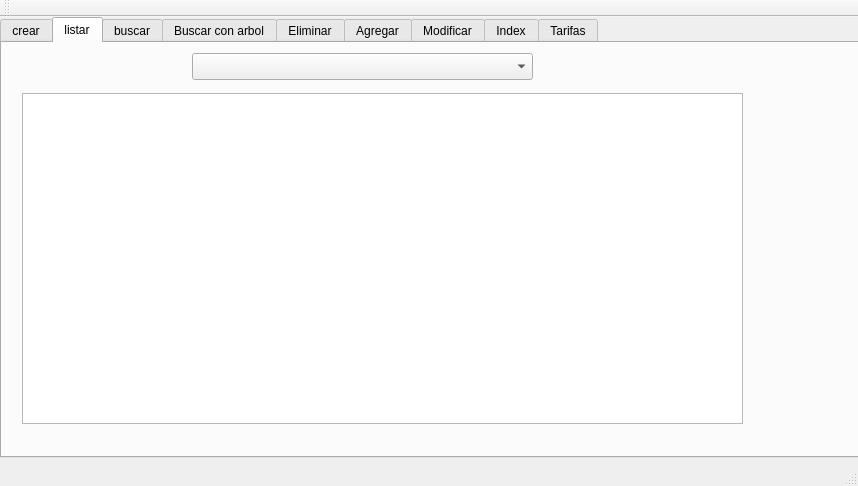
<?xml version="1.0" encoding="UTF-8"?>
<ui version="4.0">
 <class>menu</class>
 <widget class="QMainWindow" name="menu">
  <property name="geometry">
   <rect>
    <x>0</x>
    <y>0</y>
    <width>858</width>
    <height>486</height>
   </rect>
  </property>
  <property name="windowTitle">
   <string>menu</string>
  </property>
  <widget class="QWidget" name="centralWidget">
   <widget class="QTabWidget" name="tabWidget">
    <property name="geometry">
     <rect>
      <x>0</x>
      <y>0</y>
      <width>981</width>
      <height>441</height>
     </rect>
    </property>
    <property name="currentIndex">
     <number>1</number>
    </property>
    <widget class="QWidget" name="tab">
     <attribute name="title">
      <string>crear</string>
     </attribute>
     <widget class="QPushButton" name="bt_crear">
      <property name="geometry">
       <rect>
        <x>330</x>
        <y>170</y>
        <width>99</width>
        <height>27</height>
       </rect>
      </property>
      <property name="text">
       <string>Crear</string>
      </property>
     </widget>
    </widget>
    <widget class="QWidget" name="tab_2">
     <attribute name="title">
      <string>listar</string>
     </attribute>
     <widget class="QComboBox" name="Comboilistar">
      <property name="geometry">
       <rect>
        <x>190</x>
        <y>10</y>
        <width>341</width>
        <height>27</height>
       </rect>
      </property>
     </widget>
     <widget class="QTextEdit" name="edis_listar">
      <property name="geometry">
       <rect>
        <x>20</x>
        <y>50</y>
        <width>721</width>
        <height>331</height>
       </rect>
      </property>
     </widget>
    </widget>
    <widget class="QWidget" name="tab_3">
     <attribute name="title">
      <string>buscar</string>
     </attribute>
     <widget class="QTabWidget" name="tabWidget_3">
      <property name="geometry">
       <rect>
        <x>30</x>
        <y>20</y>
        <width>661</width>
        <height>381</height>
       </rect>
      </property>
      <property name="currentIndex">
       <number>1</number>
      </property>
      <widget class="QWidget" name="tab_12">
       <attribute name="title">
        <string>Con  Index</string>
       </attribute>
       <widget class="QTabWidget" name="tabWidget_5">
        <property name="geometry">
         <rect>
          <x>0</x>
          <y>10</y>
          <width>651</width>
          <height>301</height>
         </rect>
        </property>
        <property name="currentIndex">
         <number>2</number>
        </property>
        <widget class="QWidget" name="tab_13">
         <attribute name="title">
          <string>Ciudad</string>
         </attribute>
         <widget class="QLineEdit" name="txt_buscar_con_ciudad_2">
          <property name="geometry">
           <rect>
            <x>260</x>
            <y>60</y>
            <width>113</width>
            <height>27</height>
           </rect>
          </property>
         </widget>
         <widget class="QTextEdit" name="edid_buscar_con_Ciudad_2">
          <property name="geometry">
           <rect>
            <x>0</x>
            <y>110</y>
            <width>641</width>
            <height>111</height>
           </rect>
          </property>
         </widget>
         <widget class="QPushButton" name="bt_buscar_con_ciudad_2">
          <property name="geometry">
           <rect>
            <x>390</x>
            <y>60</y>
            <width>99</width>
            <height>27</height>
           </rect>
          </property>
          <property name="text">
           <string>Buscar -&gt;</string>
          </property>
         </widget>
         <widget class="QLabel" name="label_7">
          <property name="geometry">
           <rect>
            <x>96</x>
            <y>60</y>
            <width>121</width>
            <height>20</height>
           </rect>
          </property>
          <property name="text">
           <string>Ingrese codigo</string>
          </property>
         </widget>
        </widget>
        <widget class="QWidget" name="tab_14">
         <attribute name="title">
          <string>Cliente</string>
         </attribute>
         <widget class="QTextEdit" name="edid_buscar_con_cliente_2">
          <property name="geometry">
           <rect>
            <x>10</x>
            <y>80</y>
            <width>631</width>
            <height>111</height>
           </rect>
          </property>
         </widget>
         <widget class="QLineEdit" name="txt_buscar_con_cliente_2">
          <property name="geometry">
           <rect>
            <x>280</x>
            <y>30</y>
            <width>113</width>
            <height>27</height>
           </rect>
          </property>
         </widget>
         <widget class="QLabel" name="label_8">
          <property name="geometry">
           <rect>
            <x>160</x>
            <y>40</y>
            <width>67</width>
            <height>17</height>
           </rect>
          </property>
          <property name="text">
           <string>Ingrese id</string>
          </property>
         </widget>
         <widget class="QPushButton" name="bt_buscar_con_Cliente_2">
          <property name="geometry">
           <rect>
            <x>410</x>
            <y>30</y>
            <width>99</width>
            <height>27</height>
           </rect>
          </property>
          <property name="text">
           <string>Buscar -&gt;</string>
          </property>
         </widget>
        </widget>
        <widget class="QWidget" name="tab_15">
         <attribute name="title">
          <string>Lineas</string>
         </attribute>
         <widget class="QLineEdit" name="txt_buscar_con_linea_2">
          <property name="geometry">
           <rect>
            <x>310</x>
            <y>30</y>
            <width>113</width>
            <height>27</height>
           </rect>
          </property>
         </widget>
         <widget class="QTextEdit" name="edid_buscar_con_lineas_2">
          <property name="geometry">
           <rect>
            <x>10</x>
            <y>80</y>
            <width>631</width>
            <height>121</height>
           </rect>
          </property>
         </widget>
         <widget class="QLabel" name="label_9">
          <property name="geometry">
           <rect>
            <x>170</x>
            <y>40</y>
            <width>131</width>
            <height>17</height>
           </rect>
          </property>
          <property name="text">
           <string>Ingrese numero</string>
          </property>
         </widget>
         <widget class="QPushButton" name="bt_buscar_con_linea_2">
          <property name="geometry">
           <rect>
            <x>440</x>
            <y>30</y>
            <width>99</width>
            <height>27</height>
           </rect>
          </property>
          <property name="text">
           <string>Buscar</string>
          </property>
         </widget>
        </widget>
       </widget>
      </widget>
      <widget class="QWidget" name="tab_16">
       <attribute name="title">
        <string>Sin index</string>
       </attribute>
       <widget class="QTabWidget" name="tabWidget_6">
        <property name="geometry">
         <rect>
          <x>0</x>
          <y>0</y>
          <width>651</width>
          <height>341</height>
         </rect>
        </property>
        <property name="currentIndex">
         <number>1</number>
        </property>
        <widget class="QWidget" name="tab_17">
         <attribute name="title">
          <string>Ciudad</string>
         </attribute>
         <widget class="QLineEdit" name="txt_buscar_sin_ciudad_2">
          <property name="geometry">
           <rect>
            <x>270</x>
            <y>30</y>
            <width>113</width>
            <height>27</height>
           </rect>
          </property>
         </widget>
         <widget class="QLabel" name="label_10">
          <property name="geometry">
           <rect>
            <x>160</x>
            <y>40</y>
            <width>101</width>
            <height>17</height>
           </rect>
          </property>
          <property name="text">
           <string>Ingrese codigo</string>
          </property>
         </widget>
         <widget class="QPushButton" name="bt_buscar_sin_ciudad_2">
          <property name="geometry">
           <rect>
            <x>400</x>
            <y>30</y>
            <width>99</width>
            <height>27</height>
           </rect>
          </property>
          <property name="text">
           <string>Buscar -&gt;</string>
          </property>
         </widget>
         <widget class="QTextEdit" name="edid_buscar_sin_ciudad_2">
          <property name="geometry">
           <rect>
            <x>0</x>
            <y>70</y>
            <width>641</width>
            <height>101</height>
           </rect>
          </property>
         </widget>
        </widget>
        <widget class="QWidget" name="tab_18">
         <attribute name="title">
          <string>Cliente</string>
         </attribute>
         <widget class="QLineEdit" name="txt_buscar_sin_cliente_2">
          <property name="geometry">
           <rect>
            <x>270</x>
            <y>40</y>
            <width>113</width>
            <height>27</height>
           </rect>
          </property>
         </widget>
         <widget class="QLabel" name="label_11">
          <property name="geometry">
           <rect>
            <x>160</x>
            <y>40</y>
            <width>67</width>
            <height>17</height>
           </rect>
          </property>
          <property name="text">
           <string>Ingrese id</string>
          </property>
         </widget>
         <widget class="QPushButton" name="bt_buscar_sin_cliente_2">
          <property name="geometry">
           <rect>
            <x>400</x>
            <y>40</y>
            <width>99</width>
            <height>27</height>
           </rect>
          </property>
          <property name="text">
           <string>Buscar -&gt;</string>
          </property>
         </widget>
         <widget class="QTextEdit" name="edid_buscar_sin_cliente_2">
          <property name="geometry">
           <rect>
            <x>10</x>
            <y>90</y>
            <width>631</width>
            <height>141</height>
           </rect>
          </property>
         </widget>
        </widget>
        <widget class="QWidget" name="tab_19">
         <attribute name="title">
          <string>Linea</string>
         </attribute>
         <widget class="QLineEdit" name="txt_buscar_sin_linea_2">
          <property name="geometry">
           <rect>
            <x>280</x>
            <y>40</y>
            <width>113</width>
            <height>27</height>
           </rect>
          </property>
         </widget>
         <widget class="QTextEdit" name="edid_buscar_sin_linea_2">
          <property name="geometry">
           <rect>
            <x>10</x>
            <y>90</y>
            <width>631</width>
            <height>141</height>
           </rect>
          </property>
         </widget>
         <widget class="QLabel" name="label_12">
          <property name="geometry">
           <rect>
            <x>170</x>
            <y>50</y>
            <width>67</width>
            <height>17</height>
           </rect>
          </property>
          <property name="text">
           <string>Ingrese id</string>
          </property>
         </widget>
         <widget class="QPushButton" name="bt_buscar_sin_linea_2">
          <property name="geometry">
           <rect>
            <x>420</x>
            <y>40</y>
            <width>99</width>
            <height>27</height>
           </rect>
          </property>
          <property name="text">
           <string>Buscar -&gt;</string>
          </property>
         </widget>
        </widget>
       </widget>
      </widget>
     </widget>
    </widget>
    <widget class="QWidget" name="tab_20">
     <attribute name="title">
      <string>Buscar con arbol</string>
     </attribute>
     <widget class="QTabWidget" name="tabWidget_7">
      <property name="geometry">
       <rect>
        <x>20</x>
        <y>10</y>
        <width>721</width>
        <height>371</height>
       </rect>
      </property>
      <property name="currentIndex">
       <number>2</number>
      </property>
      <widget class="QWidget" name="tab_21">
       <attribute name="title">
        <string>ciudad</string>
       </attribute>
       <widget class="QLineEdit" name="txt_buscar_Ar_ciudad">
        <property name="geometry">
         <rect>
          <x>260</x>
          <y>40</y>
          <width>113</width>
          <height>27</height>
         </rect>
        </property>
       </widget>
       <widget class="QLabel" name="label_13">
        <property name="geometry">
         <rect>
          <x>170</x>
          <y>40</y>
          <width>67</width>
          <height>17</height>
         </rect>
        </property>
        <property name="text">
         <string>Ingrese id</string>
        </property>
       </widget>
       <widget class="QTextEdit" name="edid_buscar_ar_ciudad">
        <property name="geometry">
         <rect>
          <x>60</x>
          <y>100</y>
          <width>621</width>
          <height>78</height>
         </rect>
        </property>
       </widget>
       <widget class="QPushButton" name="bt_buscar_ar_ciudad">
        <property name="geometry">
         <rect>
          <x>420</x>
          <y>40</y>
          <width>99</width>
          <height>27</height>
         </rect>
        </property>
        <property name="text">
         <string>Bucar</string>
        </property>
       </widget>
      </widget>
      <widget class="QWidget" name="tab_22">
       <attribute name="title">
        <string>Cliente</string>
       </attribute>
       <widget class="QLabel" name="label_14">
        <property name="geometry">
         <rect>
          <x>150</x>
          <y>100</y>
          <width>67</width>
          <height>17</height>
         </rect>
        </property>
        <property name="text">
         <string>Ingrese id</string>
        </property>
       </widget>
       <widget class="QLineEdit" name="txt_buscar_ar_cliente">
        <property name="geometry">
         <rect>
          <x>240</x>
          <y>100</y>
          <width>113</width>
          <height>27</height>
         </rect>
        </property>
       </widget>
       <widget class="QTextEdit" name="edid_buscar_ar_cliente">
        <property name="geometry">
         <rect>
          <x>40</x>
          <y>160</y>
          <width>621</width>
          <height>78</height>
         </rect>
        </property>
       </widget>
       <widget class="QPushButton" name="bt_buscar_ar_cliente">
        <property name="geometry">
         <rect>
          <x>400</x>
          <y>100</y>
          <width>99</width>
          <height>27</height>
         </rect>
        </property>
        <property name="text">
         <string>Buscar</string>
        </property>
       </widget>
      </widget>
      <widget class="QWidget" name="tab_23">
       <attribute name="title">
        <string>lineas</string>
       </attribute>
       <widget class="QLabel" name="label_15">
        <property name="geometry">
         <rect>
          <x>180</x>
          <y>90</y>
          <width>67</width>
          <height>17</height>
         </rect>
        </property>
        <property name="text">
         <string>Ingrese id</string>
        </property>
       </widget>
       <widget class="QLineEdit" name="txt_buscar_ar_linea">
        <property name="geometry">
         <rect>
          <x>270</x>
          <y>90</y>
          <width>113</width>
          <height>27</height>
         </rect>
        </property>
       </widget>
       <widget class="QTextEdit" name="edid_buscar_ar_linea">
        <property name="geometry">
         <rect>
          <x>70</x>
          <y>150</y>
          <width>621</width>
          <height>78</height>
         </rect>
        </property>
       </widget>
       <widget class="QPushButton" name="bt_buscar_ar_linea">
        <property name="geometry">
         <rect>
          <x>430</x>
          <y>90</y>
          <width>99</width>
          <height>27</height>
         </rect>
        </property>
        <property name="text">
         <string>bucar</string>
        </property>
       </widget>
      </widget>
     </widget>
    </widget>
    <widget class="QWidget" name="tab_24">
     <attribute name="title">
      <string>Eliminar</string>
     </attribute>
     <widget class="QTabWidget" name="tabWidget_8">
      <property name="geometry">
       <rect>
        <x>50</x>
        <y>10</y>
        <width>651</width>
        <height>371</height>
       </rect>
      </property>
      <property name="currentIndex">
       <number>2</number>
      </property>
      <widget class="QWidget" name="tab_25">
       <attribute name="title">
        <string>Ciudad</string>
       </attribute>
       <widget class="QLabel" name="label_16">
        <property name="geometry">
         <rect>
          <x>240</x>
          <y>60</y>
          <width>67</width>
          <height>17</height>
         </rect>
        </property>
        <property name="text">
         <string>Ingrese id</string>
        </property>
       </widget>
       <widget class="QLineEdit" name="txt_eliminar_ciudad">
        <property name="geometry">
         <rect>
          <x>230</x>
          <y>120</y>
          <width>113</width>
          <height>27</height>
         </rect>
        </property>
       </widget>
       <widget class="QPushButton" name="bt_eliminar_ciudad">
        <property name="geometry">
         <rect>
          <x>230</x>
          <y>190</y>
          <width>99</width>
          <height>27</height>
         </rect>
        </property>
        <property name="text">
         <string>Eliminar</string>
        </property>
       </widget>
      </widget>
      <widget class="QWidget" name="tab_26">
       <attribute name="title">
        <string>Cliente</string>
       </attribute>
       <widget class="QPushButton" name="bt_eliminar_cliente">
        <property name="geometry">
         <rect>
          <x>220</x>
          <y>160</y>
          <width>99</width>
          <height>27</height>
         </rect>
        </property>
        <property name="text">
         <string>Eliminar</string>
        </property>
       </widget>
       <widget class="QLineEdit" name="txt_eliminar_cliente">
        <property name="geometry">
         <rect>
          <x>220</x>
          <y>90</y>
          <width>113</width>
          <height>27</height>
         </rect>
        </property>
       </widget>
       <widget class="QLabel" name="label_17">
        <property name="geometry">
         <rect>
          <x>240</x>
          <y>50</y>
          <width>67</width>
          <height>17</height>
         </rect>
        </property>
        <property name="text">
         <string>Ingrerse id</string>
        </property>
       </widget>
      </widget>
      <widget class="QWidget" name="tab_27">
       <attribute name="title">
        <string>Linea</string>
       </attribute>
       <widget class="QLineEdit" name="txt_eliminar_linea">
        <property name="geometry">
         <rect>
          <x>210</x>
          <y>110</y>
          <width>113</width>
          <height>27</height>
         </rect>
        </property>
       </widget>
       <widget class="QLabel" name="label_18">
        <property name="geometry">
         <rect>
          <x>240</x>
          <y>60</y>
          <width>67</width>
          <height>17</height>
         </rect>
        </property>
        <property name="text">
         <string>Ingrese id</string>
        </property>
       </widget>
       <widget class="QPushButton" name="bt_eliminar_linea">
        <property name="geometry">
         <rect>
          <x>220</x>
          <y>190</y>
          <width>99</width>
          <height>27</height>
         </rect>
        </property>
        <property name="text">
         <string>Eliminar</string>
        </property>
       </widget>
      </widget>
     </widget>
    </widget>
    <widget class="QWidget" name="tab_28">
     <attribute name="title">
      <string>Agregar</string>
     </attribute>
     <widget class="QTabWidget" name="tabWidget_9">
      <property name="geometry">
       <rect>
        <x>30</x>
        <y>10</y>
        <width>671</width>
        <height>391</height>
       </rect>
      </property>
      <property name="currentIndex">
       <number>0</number>
      </property>
      <widget class="QWidget" name="tab_29">
       <attribute name="title">
        <string>Ciudad</string>
       </attribute>
       <widget class="QLineEdit" name="txt_agregar_ciudad_id">
        <property name="geometry">
         <rect>
          <x>240</x>
          <y>40</y>
          <width>113</width>
          <height>27</height>
         </rect>
        </property>
       </widget>
       <widget class="QLineEdit" name="txt_agregar_ciudad_nombre">
        <property name="geometry">
         <rect>
          <x>240</x>
          <y>90</y>
          <width>113</width>
          <height>27</height>
         </rect>
        </property>
       </widget>
       <widget class="QLabel" name="label_19">
        <property name="geometry">
         <rect>
          <x>130</x>
          <y>40</y>
          <width>67</width>
          <height>17</height>
         </rect>
        </property>
        <property name="text">
         <string>ID Ciudad</string>
        </property>
       </widget>
       <widget class="QLabel" name="label_20">
        <property name="geometry">
         <rect>
          <x>90</x>
          <y>90</y>
          <width>111</width>
          <height>17</height>
         </rect>
        </property>
        <property name="text">
         <string>Nombre Ciudad</string>
        </property>
       </widget>
       <widget class="QPushButton" name="bt_Agregar_ciudad">
        <property name="geometry">
         <rect>
          <x>240</x>
          <y>190</y>
          <width>99</width>
          <height>27</height>
         </rect>
        </property>
        <property name="text">
         <string>Agregar</string>
        </property>
       </widget>
      </widget>
      <widget class="QWidget" name="tab_30">
       <attribute name="title">
        <string>Cliente</string>
       </attribute>
       <widget class="QPushButton" name="bt_agregar_cliente">
        <property name="geometry">
         <rect>
          <x>240</x>
          <y>260</y>
          <width>99</width>
          <height>27</height>
         </rect>
        </property>
        <property name="text">
         <string>Agregar</string>
        </property>
       </widget>
       <widget class="QLineEdit" name="txt_agregar_cliente_id">
        <property name="geometry">
         <rect>
          <x>240</x>
          <y>40</y>
          <width>113</width>
          <height>27</height>
         </rect>
        </property>
       </widget>
       <widget class="QLineEdit" name="txt_agregar_cliente_nombre">
        <property name="geometry">
         <rect>
          <x>240</x>
          <y>80</y>
          <width>113</width>
          <height>27</height>
         </rect>
        </property>
       </widget>
       <widget class="QLineEdit" name="txt_agregar_cliente_idCiudad">
        <property name="geometry">
         <rect>
          <x>240</x>
          <y>200</y>
          <width>113</width>
          <height>27</height>
         </rect>
        </property>
       </widget>
       <widget class="QLabel" name="label_21">
        <property name="geometry">
         <rect>
          <x>80</x>
          <y>40</y>
          <width>67</width>
          <height>17</height>
         </rect>
        </property>
        <property name="text">
         <string>TextLabel</string>
        </property>
       </widget>
       <widget class="QLabel" name="label_22">
        <property name="geometry">
         <rect>
          <x>80</x>
          <y>90</y>
          <width>67</width>
          <height>17</height>
         </rect>
        </property>
        <property name="text">
         <string>TextLabel</string>
        </property>
       </widget>
       <widget class="QLabel" name="label_23">
        <property name="geometry">
         <rect>
          <x>80</x>
          <y>150</y>
          <width>67</width>
          <height>17</height>
         </rect>
        </property>
        <property name="text">
         <string>TextLabel</string>
        </property>
       </widget>
       <widget class="QLabel" name="label_24">
        <property name="geometry">
         <rect>
          <x>70</x>
          <y>210</y>
          <width>67</width>
          <height>17</height>
         </rect>
        </property>
        <property name="text">
         <string>TextLabel</string>
        </property>
       </widget>
       <widget class="QWidget" name="layoutWidget">
        <property name="geometry">
         <rect>
          <x>240</x>
          <y>150</y>
          <width>91</width>
          <height>24</height>
         </rect>
        </property>
        <layout class="QHBoxLayout" name="horizontalLayout">
         <item>
          <widget class="QRadioButton" name="radio_agregar_cliente_m">
           <property name="text">
            <string>M</string>
           </property>
           <property name="checkable">
            <bool>true</bool>
           </property>
           <property name="checked">
            <bool>false</bool>
           </property>
          </widget>
         </item>
         <item>
          <widget class="QRadioButton" name="radio_agregar_cliente_f">
           <property name="text">
            <string>F</string>
           </property>
           <property name="checkable">
            <bool>true</bool>
           </property>
           <property name="checked">
            <bool>true</bool>
           </property>
          </widget>
         </item>
        </layout>
       </widget>
      </widget>
      <widget class="QWidget" name="tab_31">
       <attribute name="title">
        <string>linea</string>
       </attribute>
       <widget class="QPushButton" name="bt_agregar_linea">
        <property name="geometry">
         <rect>
          <x>260</x>
          <y>240</y>
          <width>99</width>
          <height>27</height>
         </rect>
        </property>
        <property name="text">
         <string>Agregar</string>
        </property>
       </widget>
       <widget class="QLabel" name="label_25">
        <property name="geometry">
         <rect>
          <x>130</x>
          <y>60</y>
          <width>91</width>
          <height>16</height>
         </rect>
        </property>
        <property name="text">
         <string>ID Cliente</string>
        </property>
       </widget>
       <widget class="QLabel" name="label_26">
        <property name="geometry">
         <rect>
          <x>90</x>
          <y>150</y>
          <width>121</width>
          <height>21</height>
         </rect>
        </property>
        <property name="text">
         <string>Numero de linea</string>
        </property>
       </widget>
       <widget class="QLineEdit" name="txt_agregar_linea_idcliente">
        <property name="geometry">
         <rect>
          <x>260</x>
          <y>60</y>
          <width>113</width>
          <height>27</height>
         </rect>
        </property>
       </widget>
       <widget class="QLineEdit" name="txt_agregar_linea_numero">
        <property name="geometry">
         <rect>
          <x>260</x>
          <y>150</y>
          <width>113</width>
          <height>27</height>
         </rect>
        </property>
       </widget>
      </widget>
     </widget>
    </widget>
    <widget class="QWidget" name="tab_32">
     <attribute name="title">
      <string>Modificar</string>
     </attribute>
    </widget>
    <widget class="QWidget" name="tab_33">
     <attribute name="title">
      <string>Index</string>
     </attribute>
     <widget class="QPushButton" name="by_reindexar">
      <property name="geometry">
       <rect>
        <x>330</x>
        <y>140</y>
        <width>131</width>
        <height>61</height>
       </rect>
      </property>
      <property name="text">
       <string>Reindexar</string>
      </property>
     </widget>
    </widget>
    <widget class="QWidget" name="tab_34">
     <attribute name="title">
      <string>Tarifas</string>
     </attribute>
     <widget class="QTextEdit" name="edid_tarifas_8_15">
      <property name="geometry">
       <rect>
        <x>0</x>
        <y>60</y>
        <width>681</width>
        <height>251</height>
       </rect>
      </property>
     </widget>
     <widget class="QLabel" name="label_32">
      <property name="geometry">
       <rect>
        <x>190</x>
        <y>30</y>
        <width>131</width>
        <height>20</height>
       </rect>
      </property>
      <property name="text">
       <string>Ingrese id Cliente</string>
      </property>
     </widget>
     <widget class="QGroupBox" name="groupBox">
      <property name="geometry">
       <rect>
        <x>690</x>
        <y>60</y>
        <width>251</width>
        <height>251</height>
       </rect>
      </property>
      <property name="font">
       <font>
        <weight>75</weight>
        <bold>true</bold>
       </font>
      </property>
      <property name="title">
       <string>                           Balance</string>
      </property>
      <widget class="QLineEdit" name="txt_tarifa1_total">
       <property name="geometry">
        <rect>
         <x>130</x>
         <y>20</y>
         <width>113</width>
         <height>27</height>
        </rect>
       </property>
      </widget>
      <widget class="QLabel" name="label_27">
       <property name="geometry">
        <rect>
         <x>0</x>
         <y>20</y>
         <width>121</width>
         <height>20</height>
        </rect>
       </property>
       <property name="text">
        <string>Total tarifa 0.05</string>
       </property>
      </widget>
      <widget class="QLineEdit" name="txt_tarifa2_total">
       <property name="geometry">
        <rect>
         <x>130</x>
         <y>60</y>
         <width>113</width>
         <height>27</height>
        </rect>
       </property>
      </widget>
      <widget class="QLabel" name="label_28">
       <property name="geometry">
        <rect>
         <x>0</x>
         <y>70</y>
         <width>131</width>
         <height>17</height>
        </rect>
       </property>
       <property name="text">
        <string>Total tarifa 0.04</string>
       </property>
      </widget>
      <widget class="QLineEdit" name="txt_tarifa3_total">
       <property name="geometry">
        <rect>
         <x>130</x>
         <y>100</y>
         <width>113</width>
         <height>27</height>
        </rect>
       </property>
      </widget>
      <widget class="QLabel" name="label_29">
       <property name="geometry">
        <rect>
         <x>0</x>
         <y>110</y>
         <width>121</width>
         <height>17</height>
        </rect>
       </property>
       <property name="text">
        <string>Total tarifa 0.01</string>
       </property>
      </widget>
      <widget class="QLabel" name="label_30">
       <property name="geometry">
        <rect>
         <x>0</x>
         <y>150</y>
         <width>141</width>
         <height>17</height>
        </rect>
       </property>
       <property name="text">
        <string>Suma total tarifa </string>
       </property>
      </widget>
      <widget class="QLineEdit" name="txt_suma_total_tarifa">
       <property name="geometry">
        <rect>
         <x>130</x>
         <y>140</y>
         <width>113</width>
         <height>27</height>
        </rect>
       </property>
      </widget>
     </widget>
     <widget class="QLineEdit" name="lineEdit_2">
      <property name="geometry">
       <rect>
        <x>330</x>
        <y>30</y>
        <width>110</width>
        <height>27</height>
       </rect>
      </property>
     </widget>
     <widget class="QPushButton" name="bt_tarifas">
      <property name="geometry">
       <rect>
        <x>460</x>
        <y>30</y>
        <width>99</width>
        <height>27</height>
       </rect>
      </property>
      <property name="text">
       <string>Generar</string>
      </property>
     </widget>
    </widget>
   </widget>
  </widget>
  <widget class="QMenuBar" name="menuBar">
   <property name="geometry">
    <rect>
     <x>0</x>
     <y>0</y>
     <width>858</width>
     <height>25</height>
    </rect>
   </property>
  </widget>
  <widget class="QToolBar" name="mainToolBar">
   <attribute name="toolBarArea">
    <enum>TopToolBarArea</enum>
   </attribute>
   <attribute name="toolBarBreak">
    <bool>false</bool>
   </attribute>
  </widget>
  <widget class="QStatusBar" name="statusBar"/>
 </widget>
 <layoutdefault spacing="6" margin="11"/>
 <resources/>
 <connections/>
</ui>
